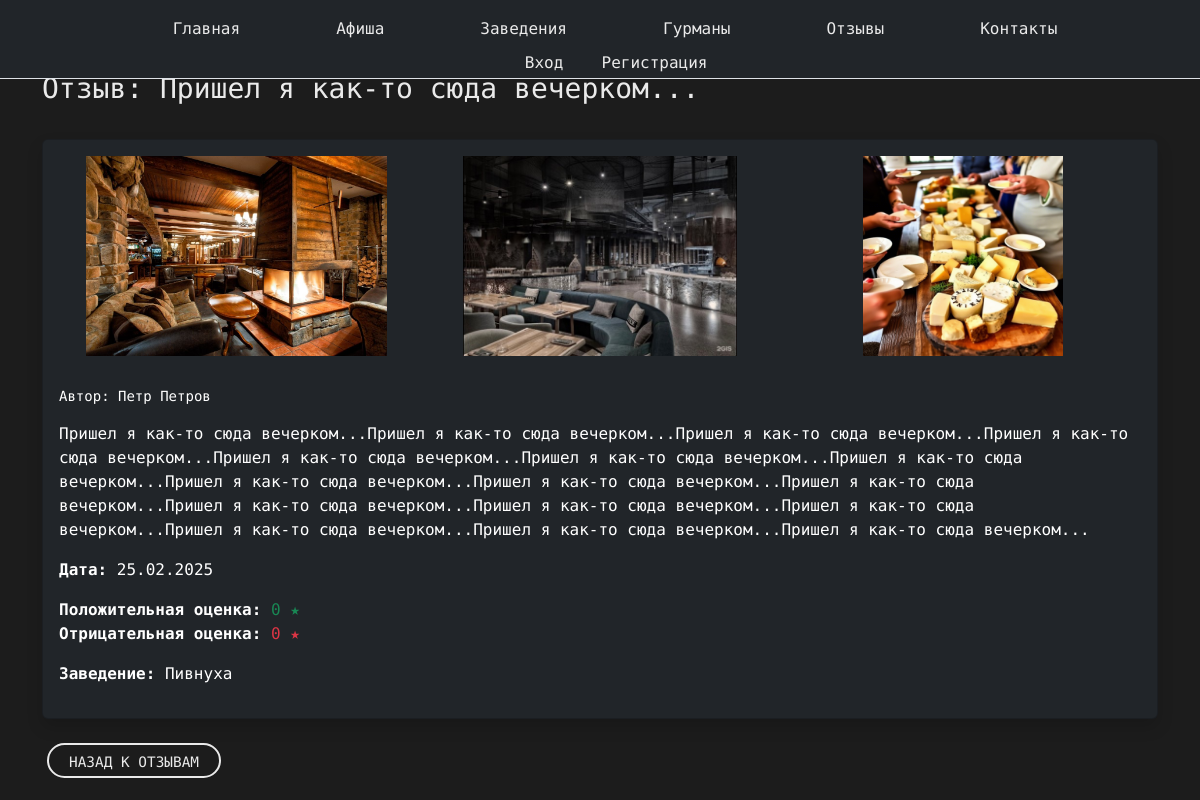
Page /reviews/2/ on the committed database.
### landing/models.py (models this page shows, shortened)
class Review(models.Model):
    name = models.CharField(max_length=50)
    review_date = models.DateTimeField(auto_now_add=True)
    description = models.TextField()
    gourmand_rating = models.DecimalField(max_digits=10, decimal_places=0, null=True, blank=True, default=None)
    positive_rating = models.DecimalField(max_digits=10, decimal_places=0, null=True, blank=True, default=None)
    negative_rating = models.DecimalField(max_digits=10, decimal_places=0, null=True, blank=True, default=None)
    gourmand = models.ForeignKey(User, on_delete=models.DO_NOTHING)
    place = models.ForeignKey(Place, on_delete=models.DO_NOTHING)

class ReviewImage(models.Model):
    review = models.ForeignKey(Review, on_delete=models.CASCADE, related_name='images')
    image = models.ImageField(
        validators=[FileExtensionValidator(allowed_extensions=["jpg", "png", "webp"])],
        verbose_name="Фото отзыва",
        upload_to="reviews/",
        blank=True,
        null=True
    )

class User(AbstractBaseUser, PermissionsMixin):
    ROLE_CHOICES = (
        ("gourmand", "Гурман"),
        ("owner", "Владелец заведения"),
    )
    email = models.EmailField(unique=True)
    first_name = models.CharField(max_length=30, blank=True)
    last_name = models.CharField(max_length=30, blank=True)
    role = models.CharField(max_length=10, choices=ROLE_CHOICES, default="gourmand")
    is_active = models.BooleanField(default=True)
    is_staff = models.BooleanField(default=False)
    objects = UserManager()
    USERNAME_FIELD = "email"
    REQUIRED_FIELDS = ["first_name", "last_name"]

class Place(models.Model):
  name = models.CharField(max_length=100)
  description = models.TextField()
  place_email = models.EmailField()
  location = models.TextField()
  rating = models.DecimalField(max_digits=10, decimal_places=0)
  phone = models.TextField(max_length=50)
  image = models.ImageField(
    validators=[FileExtensionValidator(allowed_extensions=["jpg", "png", "webp"])],
    verbose_name="Фото заведения",
    upload_to="places/",
    blank=True,
    null=True
  )

### landing/views.py (the view)
# urls.py: path('reviews/<int:review_id>/', views.review, name='review'),
def review(request, review_id):
    review = get_object_or_404(Review, pk=review_id)
    return render(request, 'review/review.html', {'review': review})

### templates/review/review.html (shortened to what this page needs)
{% extends 'landing/base.html' %}
{% load static %}
{% block content %}
<div class="container my-5">
    <h1 class="mb-4 pt-4 custom-text-color">Отзыв: {{ review.name }}</h1>
    <div class="card bg-dark text-white shadow">
        {% if review.images.exists %}
            <div class="row g-2 p-3">
                {% for image in review.images.all %}
                    <div class="col-md-4">
                        <img src="{{ image.image.url }}"
                             class="card-img-top img-fluid rounded"
                             alt="{{ review.name }}"
                             style="height: 200px; object-fit: contain;">
                    </div>
                {% endfor %}
            </div>
        {% else %}
            <img src="{% static 'img/default.png' %}"
                 class="card-img-top img-fluid"
                 alt="{{ review.name }}"
                 style="height: 200px; object-fit: contain;">
        {% endif %}
        <div class="card-body">
            <h5 class="card-title">Автор: {{ review.gourmand.first_name }} {{ review.gourmand.last_name }}</h5>
            <p class="card-text">{{ review.description }}</p>
            <p><strong>Дата:</strong> {{ review.review_date|date:"d.m.Y" }}</p>
            <p>
                <strong>Положительная оценка:</strong>
                <span class="text-success">
                    {% if review.positive_rating %}{{ review.positive_rating }} ★{% else %}0 ★{% endif %}
                </span><br>
                <strong>Отрицательная оценка:</strong>
                <span class="text-danger">
                    {% if review.negative_rating %}{{ review.negative_rating }} ★{% else %}0 ★{% endif %}
                </span>
            </p>
            <p><strong>Заведение:</strong> {{ review.place.name }}</p>
        </div>
    </div>
    <div class="mt-4 button_user">
        <a href="{% url 'gourmand_reviews' review.gourmand.id %}" class="custom-button">Назад к отзывам</a>
    </div>
</div>
{% endblock %}

### landing/static/css/style.css (style rules this page uses)
body { background-color: #1c1c1c; color: white; font-family: 'LXGW WenKai Mono TC', 'Arial', sans-serif; }
a { color: #1f1f1f; text-decoration: none !important; outline: none !important; transition: all 0.3s ease-in-out; }
h1, h2, h3, h4, h5, h6 { letter-spacing: 0; font-weight: normal; position: relative; padding: 0 0 10px 0; line-height: normal; color: #111111; margin: 0; }
h1 { font-size: 28px; }
h5 { font-size: 14px; }
.button_user a { float: left; min-width: 75px; height: 35px; text-align: center; line-height: 35px; position: relative; padding: 0 15px; margin: 0 2px; }
.button_user .custom-button { display: inline-block; min-width: 120px; height: 35px; line-height: 35px; text-align: center; padding: 0 20px; margin: 0 5px; color: #eaeaea; border: 2px solid #eaeaea; border-radius: 25px; transition: all 0.3s ease; text-transform: uppercase; font-size: 0.9rem; }
.custom-text-color { color: #eaeaea; }

### rows in the picture
Review: name "Пришел я как-то сюда вечерком...", gourmand.first_name "Петр", gourmand.last_name "Петров", description "Пришел я как-то сюда вечерком...Пришел я как-то сюда вечерком...Пришел я как-то сюда вечерком...Пришел я как-то сюда вечерком...Пришел я как-то сюда вечерком...Пришел я как-то сюда вечерком...Пришел я как-то сюда вечерком...Пришел я как-то сюда вечерком...Пришел я как-то сюда вечерком...Пришел я как-то сюда вечерком...Пришел я как-то сюда вечерком...Пришел я как-то сюда вечерком...Пришел я как-то сюда вечерком...Пришел я как-то сюда вечерком...Пришел я как-то сюда вечерком...Пришел я как-то сюда вечерком...", review_date "25.02.2025", place.name "Пивнуха"
ReviewImage: image (picture)
ReviewImage: image (picture)
ReviewImage: image (picture)
